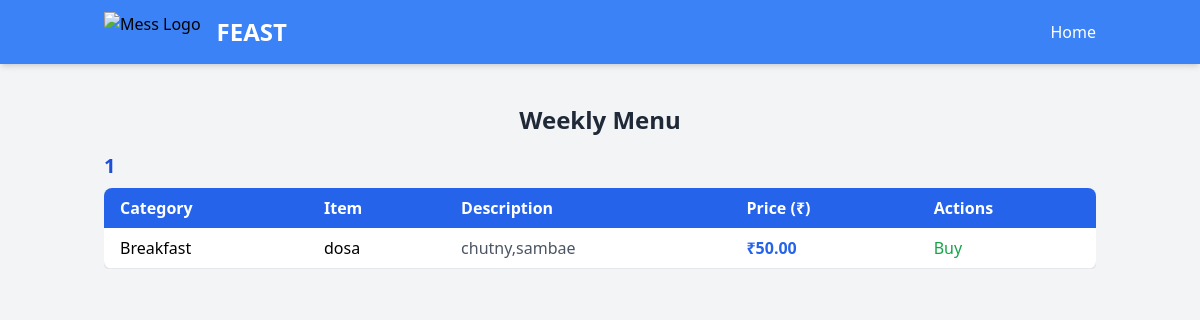
/menu/, run on an earlier commit of the app's database.
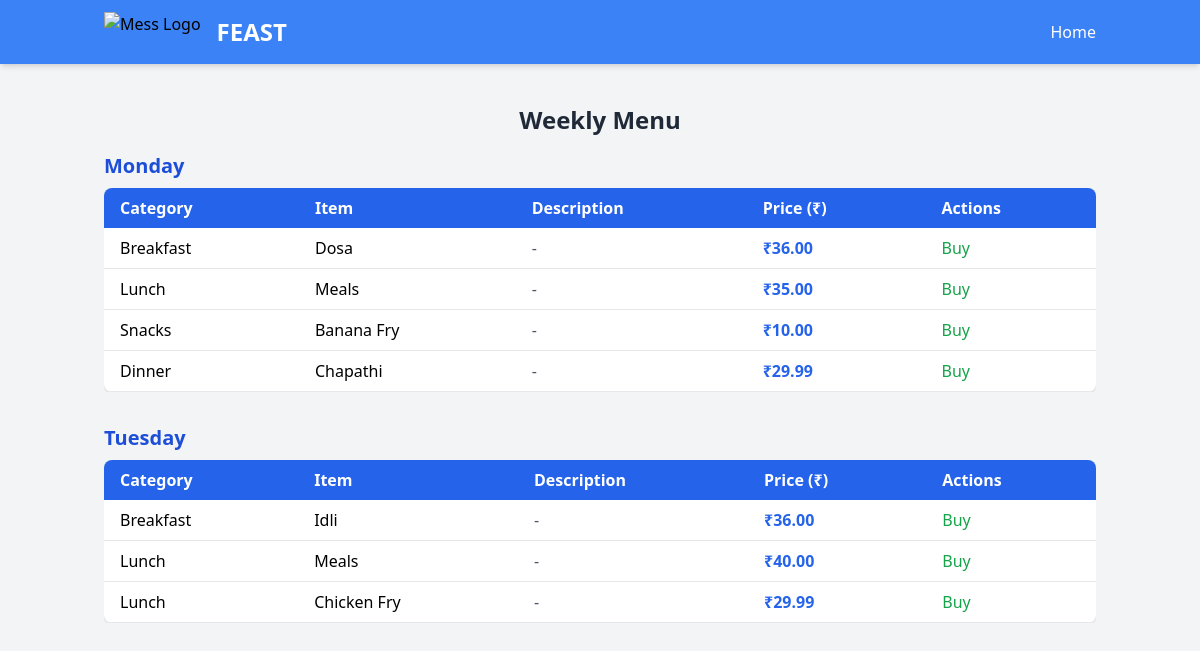
And on a later commit of the database.
### feast/models.py (models this page shows, shortened)
class Menu(models.Model):
    DAYS_OF_WEEK = [
        ('monday', 'Monday'),
        ('tuesday', 'Tuesday'),
        ('wednesday', 'Wednesday'),
        ('thursday', 'Thursday'),
        ('friday', 'Friday'),
        ('saturday', 'Saturday'),
        ('sunday', 'Sunday'),
    ]
    CATEGORY_CHOICES = [
        ('breakfast', 'Breakfast'),
        ('lunch', 'Lunch'),
        ('snacks', 'Snacks'),
        ('dinner', 'Dinner'),
    ]
    day = models.CharField(max_length=100, choices=DAYS_OF_WEEK)  # <-- Add choices here for clarity
    name = models.CharField(max_length=100)  # <- You missed this field
    description = models.TextField(blank=True, null=True)
    price = models.DecimalField(max_digits=6, decimal_places=2)
    category = models.CharField(max_length=10, choices=CATEGORY_CHOICES)
    available = models.BooleanField(default=True)
    created_at = models.DateTimeField(auto_now_add=True)

### feast/views.py (the view)
# urls.py: path('menu/', menu_list, name='menu_list'),
def menu_list(request):
    menu_items = Menu.objects.all()
    return render(request, 'menu_list.html', {'menu_items': menu_items})

### templates/menu_list.html (shortened to what this page needs)
<!DOCTYPE html>
<html lang="en">
<head>
  <script src="https://cdn.tailwindcss.com"></script>
</head>
<body class="bg-gray-100 min-h-screen">
  <nav class="bg-blue-500 shadow-md">
    <div class="container mx-auto px-4 py-3 flex justify-between items-center">
        <div class="flex items-center">
            <img src="FEAST.JPG" alt="Mess Logo" class="h-10 mr-4">
            <h1 class="text-2xl font-bold text-white">FEAST</h1>
        </div>
        <div class="space-x-4">
            <a href="{% url 'home' %}" class="text-white hover:text-blue-600 font-medium">Home</a>
        </div>
    </div>
</nav>
  <div class="container mx-auto mt-6 p-4">
    <h1 class="text-2xl font-bold text-center text-gray-800 mb-4">Weekly Menu</h1>
    {% regroup menu_items by day as day_menu %}
    {% for day_group in day_menu %}
      <div class="mb-8">
        <h2 class="text-xl font-semibold text-blue-700 mb-2 capitalize">{{ day_group.grouper }}</h2>
        <div class="overflow-x-auto">
          <table class="w-full bg-white rounded-lg shadow overflow-hidden text-left">
            <thead class="bg-blue-600 text-white">
              <tr>
                <th class="px-4 py-2">Category</th>
                <th class="px-4 py-2">Item</th>
                <th class="px-4 py-2">Description</th>
                <th class="px-4 py-2">Price (₹)</th>
                <th class="px-4 py-2">Actions</th>
              </tr>
            </thead>
            <tbody>
              {% for item in day_group.list %}
                <tr class="border-b hover:bg-gray-50">
                  <td class="px-4 py-2 capitalize">{{ item.category }}</td>
                  <td class="px-4 py-2">{{ item.name }}</td>
                  <td class="px-4 py-2 text-gray-600">{{ item.description|default:"-" }}</td>
                  <td class="px-4 py-2 font-semibold text-blue-600">₹{{ item.price }}</td>
                  <td class="px-4 py-2">
                    {% if user.is_superuser %}
                      <a href="{% url 'delete_menu_item' item.id %}" class="text-red-600 hover:underline">Delete</a>
                    {% else %}
                      <a href="{% url 'buy_menu_item' item.id %}" class="text-green-600 hover:underline">Buy</a>
                    {% endif %}
                  </td>
                </tr>
              {% endfor %}
            </tbody>
          </table>
        </div>
      </div>
    {% endfor %}
  </div>
</body>
</html>

What changed in the data, as far as the page shows it:
removed Menu: category "Breakfast", name "dosa", description "chutny,sambae", price "50.00", shown under "1"
added Menu: grouper "Monday", category "Breakfast", name "Dosa", description "-", price "36.00"
added Menu: category "Lunch", name "Meals", description "-", price "35.00", shown under "Monday"
added Menu: category "Snacks", name "Banana Fry", description "-", price "10.00", shown under "Monday"
added Menu: category "Dinner", name "Chapathi", description "-", price "29.99", shown under "Monday"
added Menu: grouper "Tuesday", category "Breakfast", name "Idli", description "-", price "36.00"
added Menu: category "Lunch", name "Meals", description "-", price "40.00", shown under "Tuesday"
added Menu: category "Lunch", name "Chicken Fry", description "-", price "29.99", shown under "Tuesday"
Also different on the page:
new list line: "Category Item Description Price (₹) Actions"
list line gone: "1 Category Item Description Price (₹) Actions"
